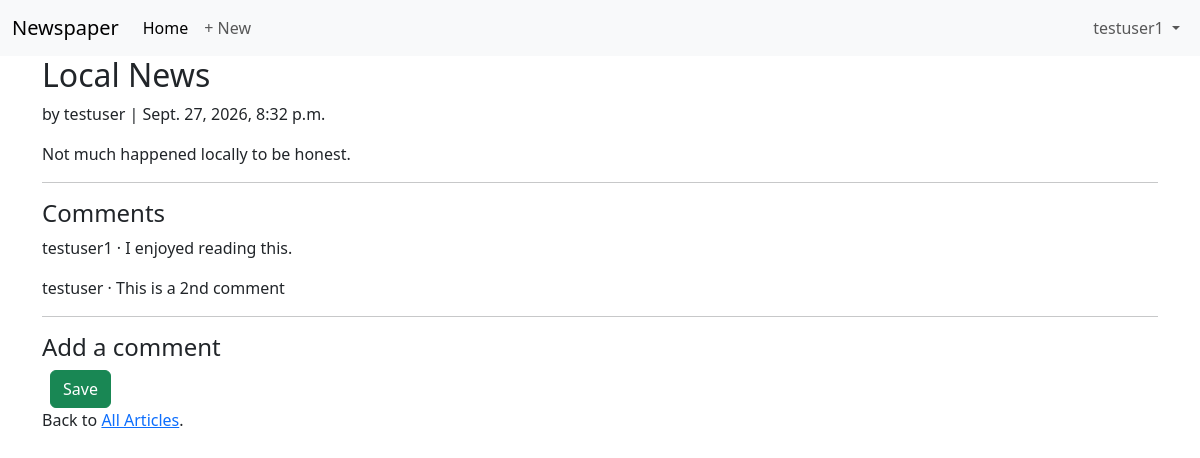
The page /articles/2/ (signed in) on the database its author committed.
### accounts/models.py (models this page shows)
class CustomUser(AbstractUser):
    age = models.PositiveIntegerField(null=True, blank=True)

### articles/models.py (models this page shows, shortened)
class Article(models.Model):
    title = models.CharField(max_length=255)
    body = models.TextField()
    date = models.DateTimeField(auto_now_add=True)
    author = models.ForeignKey(
        settings.AUTH_USER_MODEL,
        on_delete=models.CASCADE,
    )

class Comment(models.Model):  # new
    article = models.ForeignKey(Article, on_delete=models.CASCADE)
    comment = models.CharField(max_length=140)
    author = models.ForeignKey(
        settings.AUTH_USER_MODEL,
        on_delete=models.CASCADE,
    )
    def __str__(self):
        return self.comment

### articles/views.py (the view, shortened to what this page needs)
# urls.py: path("<int:pk>/", ArticleDetailView.as_view(), name="article_detail"),
class ArticleDetailView(LoginRequiredMixin, View):  # new
    def get(self, request, *args, **kwargs):
        view = CommentGet.as_view()
        return view(request, *args, **kwargs)

### articles/views.py (called while the page is built)
    def get_context_data(self, **kwargs):
        context = super().get_context_data(**kwargs)
        context["form"] = CommentForm()
        return context

### templates/article_detail.html (shortened to what this page needs)
{% extends "base.html" %}
{% load crispy_forms_tags %}
{% block content %}
<div class="article-entry">
  <h2>{{ object.title }}</h2>
  <p>by {{ object.author }} | {{ object.date }}</p>
  <p>{{ object.body }}</p>
</div>
<hr>
<h4>Comments</h4>
{% for comment in article.comment_set.all %}
  <p>{{ comment.author }} &middot; {{ comment }}</p>
{% endfor %}
<hr>
<h4>Add a comment</h4>
<form action="" method="post">{% csrf_token %}
  <button class="btn btn-success ms-2" type="submit">Save</button>
</form>
<div>
  <p>Back to <a href="{% url 'article_list' %}">All Articles</a>.</p>
</div>
{% endblock content %}

### templates/base.html (shortened to what this page needs)
<!doctype html>
<html lang="en">
  <head>
    <link href="https://cdn.jsdelivr.net/npm/bootstrap@5.3.8/dist/css/bootstrap.min.css" rel="stylesheet">
  </head>
  <body>
    <nav class="navbar navbar-expand-lg bg-body-tertiary">
      <div class="container-fluid">
        <a class="navbar-brand" href="{% url 'home' %}">Newspaper</a>
        <div class="collapse navbar-collapse" id="navbarSupportedContent">
          <ul class="navbar-nav me-auto mb-2 mb-lg-0">
            <li class="nav-item">
              <a class="nav-link active" aria-current="page" href="{% url 'home' %}">Home</a>
            </li>
            {% if user.is_authenticated %}
            <li class="nav-item">
              <a class="nav-link" href="{% url 'article_new' %}">+ New</a>
            </li>
            {% endif %}
          </ul>
          <ul class="navbar-nav ms-auto">
            {% if user.is_authenticated %}
            <li class="nav-item dropdown">
              <a class="nav-link dropdown-toggle" href="#" role="button"
                data-bs-toggle="dropdown" aria-expanded="false">
                {{ user.username }}
              </a>
            </li>
            {% endif %}
          </ul>
        </div>
      </div>
    </nav>
    <main>
      <div class="container">
        {% block content %}
        {% endblock content %}
      </div>
    </main>
  </body>
</html>

### rows shown on the page
CustomUser: username "testuser1"
Article: title "Local News", author "testuser", date "Sept. 27, 2026, 8:32 p.m.", body "Not much happened locally to be honest."
Comment: author "testuser1", comment "I enjoyed reading this."
Comment: author "testuser", comment "This is a 2nd comment"
